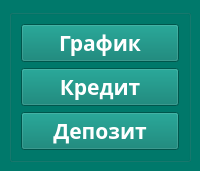
  <widget class="QDockWidget" name="dockWidget">
   <property name="font">
    <font>
     <family>PT Sans Caption</family>
     <pointsize>14</pointsize>
     <bold>true</bold>
    </font>
   </property>
   <property name="styleSheet">
    <string notr="true">QDockWidget {
	color: #FFFFFF;
	background-color: #00796B
}
</string>
   </property>
   <property name="features">
    <set>QDockWidget::DockWidgetFloatable|QDockWidget::DockWidgetMovable</set>
   </property>
   <property name="windowTitle">
    <string>Additional Parts</string>
   </property>
   <attribute name="dockWidgetArea">
    <number>1</number>
   </attribute>
   <widget class="QWidget" name="dockWidgetContents_12">
    <layout class="QHBoxLayout" name="horizontalLayout_4">
     <item>
      <widget class="QGroupBox" name="groupBox2">
       <property name="title">
        <string/>
       </property>
       <layout class="QVBoxLayout" name="verticalLayout_3" stretch="0,0,0">
        <property name="spacing">
         <number>-1</number>
        </property>
        <item>
         <widget class="QPushButton" name="Graph">
          <property name="palette">
           <palette>
            <active>
             <colorrole role="WindowText">
              <brush brushstyle="SolidPattern">
               <color alpha="255">
                <red>255</red>
                <green>255</green>
                <blue>255</blue>
               </color>
              </brush>
             </colorrole>
             <colorrole role="Button">
              <brush brushstyle="SolidPattern">
               <color alpha="255">
                <red>0</red>
                <green>121</green>
                <blue>107</blue>
               </color>
              </brush>
             </colorrole>
             <colorrole role="Light">
              <brush brushstyle="SolidPattern">
               <color alpha="255">
                <red>222</red>
                <green>11</green>
                <blue>0</blue>
               </color>
              </brush>
             </colorrole>
             <colorrole role="Text">
              <brush brushstyle="SolidPattern">
               <color alpha="255">
                <red>255</red>
                <green>255</green>
                <blue>255</blue>
               </color>
              </brush>
             </colorrole>
             <colorrole role="ButtonText">
              <brush brushstyle="SolidPattern">
               <color alpha="255">
                <red>255</red>
                <green>255</green>
                <blue>255</blue>
               </color>
              </brush>
             </colorrole>
             <colorrole role="Base">
              <brush brushstyle="SolidPattern">
               <color alpha="255">
                <red>0</red>
                <green>121</green>
                <blue>107</blue>
               </color>
              </brush>
             </colorrole>
             <colorrole role="Window">
              <brush brushstyle="SolidPattern">
               <color alpha="255">
                <red>0</red>
                <green>121</green>
                <blue>107</blue>
               </color>
              </brush>
             </colorrole>
             <colorrole role="Link">
              <brush brushstyle="SolidPattern">
               <color alpha="255">
                <red>53</red>
                <green>239</green>
                <blue>53</blue>
               </color>
              </brush>
             </colorrole>
             <colorrole role="LinkVisited">
              <brush brushstyle="SolidPattern">
               <color alpha="255">
                <red>100</red>
                <green>248</green>
                <blue>0</blue>
               </color>
              </brush>
             </colorrole>
             <colorrole role="PlaceholderText">
              <brush brushstyle="SolidPattern">
               <color alpha="255">
                <red>255</red>
                <green>255</green>
                <blue>255</blue>
               </color>
              </brush>
             </colorrole>
            </active>
            <inactive>
             <colorrole role="WindowText">
              <brush brushstyle="SolidPattern">
               <color alpha="255">
                <red>255</red>
                <green>255</green>
                <blue>255</blue>
               </color>
              </brush>
             </colorrole>
             <colorrole role="Button">
              <brush brushstyle="SolidPattern">
               <color alpha="255">
                <red>0</red>
                <green>121</green>
                <blue>107</blue>
               </color>
              </brush>
             </colorrole>
             <colorrole role="Light">
              <brush brushstyle="SolidPattern">
               <color alpha="255">
                <red>55</red>
                <green>55</green>
                <blue>55</blue>
               </color>
              </brush>
             </colorrole>
             <colorrole role="Text">
              <brush brushstyle="SolidPattern">
               <color alpha="255">
                <red>255</red>
                <green>255</green>
                <blue>255</blue>
               </color>
              </brush>
             </colorrole>
             <colorrole role="ButtonText">
              <brush brushstyle="SolidPattern">
               <color alpha="255">
                <red>255</red>
                <green>255</green>
                <blue>255</blue>
               </color>
              </brush>
             </colorrole>
             <colorrole role="Base">
              <brush brushstyle="SolidPattern">
               <color alpha="255">
                <red>0</red>
                <green>121</green>
                <blue>107</blue>
               </color>
              </brush>
             </colorrole>
             <colorrole role="Window">
              <brush brushstyle="SolidPattern">
               <color alpha="255">
                <red>0</red>
                <green>121</green>
                <blue>107</blue>
               </color>
              </brush>
             </colorrole>
             <colorrole role="Link">
              <brush brushstyle="SolidPattern">
               <color alpha="255">
                <red>0</red>
                <green>122</green>
                <blue>244</blue>
               </color>
              </brush>
             </colorrole>
             <colorrole role="LinkVisited">
              <brush brushstyle="SolidPattern">
               <color alpha="255">
                <red>165</red>
                <green>122</green>
                <blue>255</blue>
               </color>
              </brush>
             </colorrole>
             <colorrole role="PlaceholderText">
              <brush brushstyle="SolidPattern">
               <color alpha="255">
                <red>255</red>
                <green>255</green>
                <blue>255</blue>
               </color>
              </brush>
             </colorrole>
            </inactive>
            <disabled>
             <colorrole role="WindowText">
              <brush brushstyle="SolidPattern">
               <color alpha="255">
                <red>255</red>
                <green>255</green>
                <blue>255</blue>
               </color>
              </brush>
             </colorrole>
             <colorrole role="Button">
              <brush brushstyle="SolidPattern">
               <color alpha="255">
                <red>0</red>
                <green>121</green>
                <blue>107</blue>
               </color>
              </brush>
             </colorrole>
             <colorrole role="Light">
              <brush brushstyle="SolidPattern">
               <color alpha="255">
                <red>222</red>
                <green>11</green>
                <blue>0</blue>
               </color>
              </brush>
             </colorrole>
             <colorrole role="Text">
              <brush brushstyle="SolidPattern">
               <color alpha="255">
                <red>255</red>
                <green>255</green>
                <blue>255</blue>
               </color>
              </brush>
             </colorrole>
             <colorrole role="ButtonText">
              <brush brushstyle="SolidPattern">
               <color alpha="255">
                <red>255</red>
                <green>255</green>
                <blue>255</blue>
               </color>
              </brush>
             </colorrole>
             <colorrole role="Base">
              <brush brushstyle="SolidPattern">
               <color alpha="255">
                <red>0</red>
                <green>121</green>
                <blue>107</blue>
               </color>
              </brush>
             </colorrole>
             <colorrole role="Window">
              <brush brushstyle="SolidPattern">
               <color alpha="255">
                <red>0</red>
                <green>121</green>
                <blue>107</blue>
               </color>
              </brush>
             </colorrole>
             <colorrole role="Link">
              <brush brushstyle="SolidPattern">
               <color alpha="255">
                <red>0</red>
                <green>122</green>
                <blue>244</blue>
               </color>
              </brush>
             </colorrole>
             <colorrole role="LinkVisited">
              <brush brushstyle="SolidPattern">
               <color alpha="255">
                <red>165</red>
                <green>122</green>
                <blue>255</blue>
               </color>
              </brush>
             </colorrole>
             <colorrole role="PlaceholderText">
              <brush brushstyle="SolidPattern">
               <color alpha="255">
                <red>255</red>
                <green>255</green>
                <blue>255</blue>
               </color>
              </brush>
             </colorrole>
            </disabled>
           </palette>
          </property>
          <property name="font">
           <font>
            <family>PT Sans Caption</family>
            <pointsize>16</pointsize>
            <italic>false</italic>
            <bold>true</bold>
            <kerning>true</kerning>
           </font>
          </property>
          <property name="layoutDirection">
           <enum>Qt::RightToLeft</enum>
          </property>
          <property name="styleSheet">
           <string notr="true">QPushButton {
	color: #FFFFFF;
	background-color: #00796B
}
QPushButton:pressed {
	color: #FFFFFF;
	background-color: #00645A
}

</string>
          </property>
          <property name="text">
           <string>График</string>
          </property>
          <property name="icon">
           <iconset resource="../../assets/icons/icons.qrc">
            <normaloff>:/monitoring.png</normaloff>:/monitoring.png</iconset>
          </property>
          <property name="iconSize">
           <size>
            <width>20</width>
            <height>20</height>
           </size>
          </property>
         </widget>
        </item>
        <item>
         <widget class="QPushButton" name="Credit">
          <property name="font">
           <font>
            <family>PT Sans Caption</family>
            <pointsize>16</pointsize>
            <italic>false</italic>
            <bold>true</bold>
            <kerning>true</kerning>
           </font>
          </property>
          <property name="layoutDirection">
           <enum>Qt::RightToLeft</enum>
          </property>
          <property name="styleSheet">
           <string notr="true">QPushButton {
	color: #FFFFFF;
	background-color: #00796B
}
QPushButton:pressed {
	color: #FFFFFF;
	background-color: #00645A
}

</string>
          </property>
          <property name="text">
           <string>Кредит</string>
          </property>
          <property name="icon">
           <iconset resource="../../assets/icons/icons.qrc">
            <normaloff>:/credit_card.png</normaloff>:/credit_card.png</iconset>
          </property>
          <property name="iconSize">
           <size>
            <width>20</width>
            <height>20</height>
           </size>
          </property>
         </widget>
        </item>
        <item>
         <widget class="QPushButton" name="Deposit">
          <property name="font">
           <font>
            <family>PT Sans Caption</family>
            <pointsize>16</pointsize>
            <italic>false</italic>
            <bold>true</bold>
            <kerning>true</kerning>
           </font>
          </property>
          <property name="layoutDirection">
           <enum>Qt::RightToLeft</enum>
          </property>
          <property name="styleSheet">
           <string notr="true">QPushButton {
	color: #FFFFFF;
	background-color: #00796B
}
QPushButton:pressed {
	color: #FFFFFF;
	background-color: #00645A
}

</string>
          </property>
          <property name="text">
           <string>Депозит</string>
          </property>
          <property name="icon">
           <iconset resource="../../assets/icons/icons.qrc">
            <normaloff>:/savings.png</normaloff>:/savings.png</iconset>
          </property>
          <property name="iconSize">
           <size>
            <width>20</width>
            <height>20</height>
           </size>
          </property>
         </widget>
        </item>
       </layout>
      </widget>
     </item>
    </layout>
   </widget>
  </widget>
